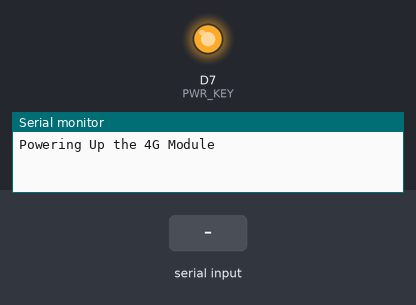
A sketch run on a simulated ESP8266 (NodeMCU). On the bench: output pins drawn as LEDs (lit = HIGH), the last lines printed to the serial monitor. The inputs (shaded band) are chosen by the test bench. The modem accepts every AT command (registered, SIM ready, sends succeed) and sends nothing else.

Above: at 0.01 s.
At 12.2 s:
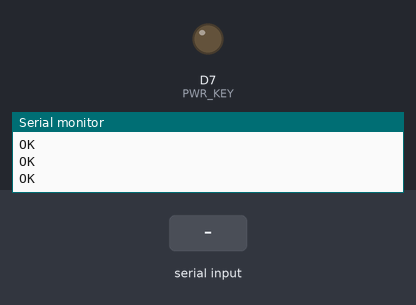
12.3 s: "OK" received over the second serial link
14.8 s: "+CMT:" received over the second serial link
17.3 s: "START RECORDING" received over the second serial link
Timing chart, 0 to 20.3 s (numbered marks = the images above; inputs shaded):
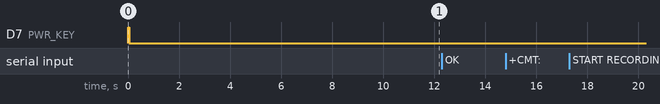

The sketch:

Recording_via_SMS.ino
```cpp
/**************************************************************

  This is the code for doing Voice Recording via SMS using our
  4G Development board by techiesms

  Libraries Used:
  1. TinyGSM - https://github.com/vshymanskyy/TinyGSM (Tested with version 0.11.7)

  Boards Package Versions
  ESP32 (2.0.6)
  ESP8266 (3.1.2)


  +++++++++++++++ Connections +++++++++++++++

  ~~~~~~~~~~~~~~~~~~~~~~~~~~~~~~~~~~~~~~~~~~~
  4G Module   |  GND |  PWRKEY  |  RX  |  TX
  ~~~~~~~~~~~~~~~~~~~~~~~~~~~~~~~~~~~~~~~~~~~
  ESP32       |  GND |    D5    |  TX2 |  RX2
  -------------------------------------------
  ESP8266     |  GND |    D7    |  D6  |  D5
  -------------------------------------------
  UNO         |  GND |    13    |  11  |  12
  -------------------------------------------
  MEGA        |  GND |     2    |  TX1 | RX1
  ~~~~~~~~~~~~~~~~~~~~~~~~~~~~~~~~~~~~~~~~~~~


  Code Tested on 29/06/2024 by team techiesms

  You can purchase this 4G Module and lot other Electronic
  Components & Projects from our website
  https://www.techiesms.com

  If you are interested in learning Electronics, IOT & Automation
  related projects? Well, then definitely checkout our YouTube channel
  Right Now!!!
  https://www.youtube.com/techiesms

  If you got helped with our code, considering supporting us on Patreon
  https://www.patreon.com/techiesms


**************************************************************/


#define TINY_GSM_MODEM_SIM7600

// Set serial for debug console (to the Serial Monitor, default speed 115200)
#define SerialMon Serial

// Set serial port for module based upon the board selected

//For ESP8266
#ifdef ESP8266
#include <SoftwareSerial.h>
SoftwareSerial SerialAT(D5, D6);  // RX, TX
#define PWR_KEY D7

// For ESP32
#elif defined(ESP32)
#define SerialAT Serial2
#define PWR_KEY 5

// For Arduino MEGA
#elif __AVR_ATmega2560__
#define SerialAT Serial1
#define PWR_KEY 2

//For Arduino UNO, NANO
#elif __AVR_ATmega328P__
#include <SoftwareSerial.h>
SoftwareSerial SerialAT(12, 11);  // RX, TX
                                  // Power Pin of our Module
#define PWR_KEY 13


#else
#error "Board not found"
#endif

#define TINY_GSM_DEBUG SerialMon

#include <TinyGsmClient.h>

TinyGsm modem(SerialAT);
TinyGsmClient client(modem);

int REC_PIN = 8;
String msg;
String phoneNumber = "TARGET MOBILE NUMBER";  // The phone number to send confirmation SMS
#define DEBUG true

void setup() {
  SerialMon.begin(9600);
  pinMode(PWR_KEY, OUTPUT);
  pinMode(REC_PIN, INPUT_PULLUP);

  // Powering Up the 4G Module
  SerialMon.println("Powering Up the 4G Module");
  digitalWrite(PWR_KEY, HIGH);
  delay(50);
  digitalWrite(PWR_KEY, LOW);

  delay(6000);

  SerialMon.println("Initializing modem...");
  SerialAT.begin(9600);

  SerialMon.println("Modem initialized.");
  // Just Checking
  msg = "";
  msg = sendData("AT", 1000, DEBUG);
  while (msg.indexOf("OK") == -1) {
    msg = sendData("AT", 1000, DEBUG);
    Serial.println("Trying ok");
  }

  // For SMS
  msg = "";
  msg = sendData("AT+CMGF=1", 2000, DEBUG);
  while (msg.indexOf("OK") == -1) {
    msg = sendData("AT+CMGF=1", 1000, DEBUG);
    Serial.println("Trying cmgf");
  }

  // msg = "";
  // msg = sendData("AT+CSMP=17,23,0,244", 2000, DEBUG);
  // while ( msg.indexOf("OK") == -1 ) {
  //   msg = sendData("AT+CSMP=17,23,0,244", 1000, DEBUG);
  //   Serial.println("Trying csmp");
  // }

  msg = "";
  msg = sendData("AT+CNMI=1,2,0,0,0", 2000, DEBUG);
  while (msg.indexOf("OK") == -1) {
    msg = sendData("AT+CNMI=1,2,0,0,0", 2000, DEBUG);
    Serial.println("Trying CNMI");
  }
}

void loop() {
  if (SerialAT.available()) {
    String incomingData = SerialAT.readString();
    SerialMon.print("Received: ");
    SerialMon.println(incomingData);

    if (incomingData.indexOf("+CMT:") != -1) {
      handleSMS(incomingData);
    }
  }

  if (SerialMon.available()) {
    SerialAT.write(SerialMon.read());
  }
}

void handleSMS(const String &sms) {
  int idx = sms.indexOf("+CMT:");
  if (idx != -1) {
    int startIdx = sms.indexOf("\"", idx + 6);
    int endIdx = sms.indexOf("\"", startIdx + 1);
    phoneNumber = sms.substring(startIdx + 1, endIdx);

    int bodyStart = sms.indexOf("\r\n", endIdx) + 2;
    String body = sms.substring(bodyStart);

    SerialMon.print("Phone number: ");
    SerialMon.println(phoneNumber);
    SerialMon.print("Message body: ");
    SerialMon.println(body);

    if (body.indexOf("START RECORDING") != -1) {
      SerialMon.println("Starting recording...");
      if (sendATCommand("AT+CREC=1,\"c:/recording4.amr\"").indexOf("OK") != -1) {
        // sendSMS(phoneNumber, "Recording started");
        bool res = modem.sendSMS(phoneNumber, "RECORDING STARTED");
      }
    } else if (body.indexOf("STOP RECORDING") != -1) {
      SerialMon.println("Stopping recording...");
      if (sendATCommand("AT+CREC=0").indexOf("OK") != -1) {
        // sendSMS(phoneNumber, "Recording stopped");
        bool res = modem.sendSMS(phoneNumber, "RECORDING STOPPED");
      }
    } else if (body.indexOf("PLAY RECORDING") != -1) {
      SerialMon.println("Playing recording...");
      if (sendATCommand("AT+CCMXPLAY=\"c:/recording4.amr\",0,0").indexOf("OK") != -1) {
        //sendSMS(phoneNumber, "Playback started");
        bool res = modem.sendSMS(phoneNumber, "PLAYING AUDIO");
      }
    } else if (body.indexOf("STOP PLAYBACK") != -1) {
      SerialMon.println("Stopping playback...");
      if (sendATCommand("AT+CCMXSTOP").indexOf("OK") != -1) {
        // sendSMS(phoneNumber, "Playback stopped");
        bool res = modem.sendSMS(phoneNumber, "AUDIO STOPPED");
      }
    }
  }
}

String sendATCommand(const String &command) {
  SerialAT.println(command);
  delay(1000);
  String response = "";
  while (SerialAT.available()) {
    response += (char)SerialAT.read();
  }
  SerialMon.print(response);
  return response;
}


String sendData(String command, const int timeout, boolean debug) {
  String temp = "";
  SerialAT.println(command);
  long int time = millis();
  while ((time + timeout) > millis()) {
    while (SerialAT.available()) {
      char c = SerialAT.read();
      temp += c;
    }
  }
  if (debug) {
    Serial.print(temp);
  }
  return temp;
}
```
